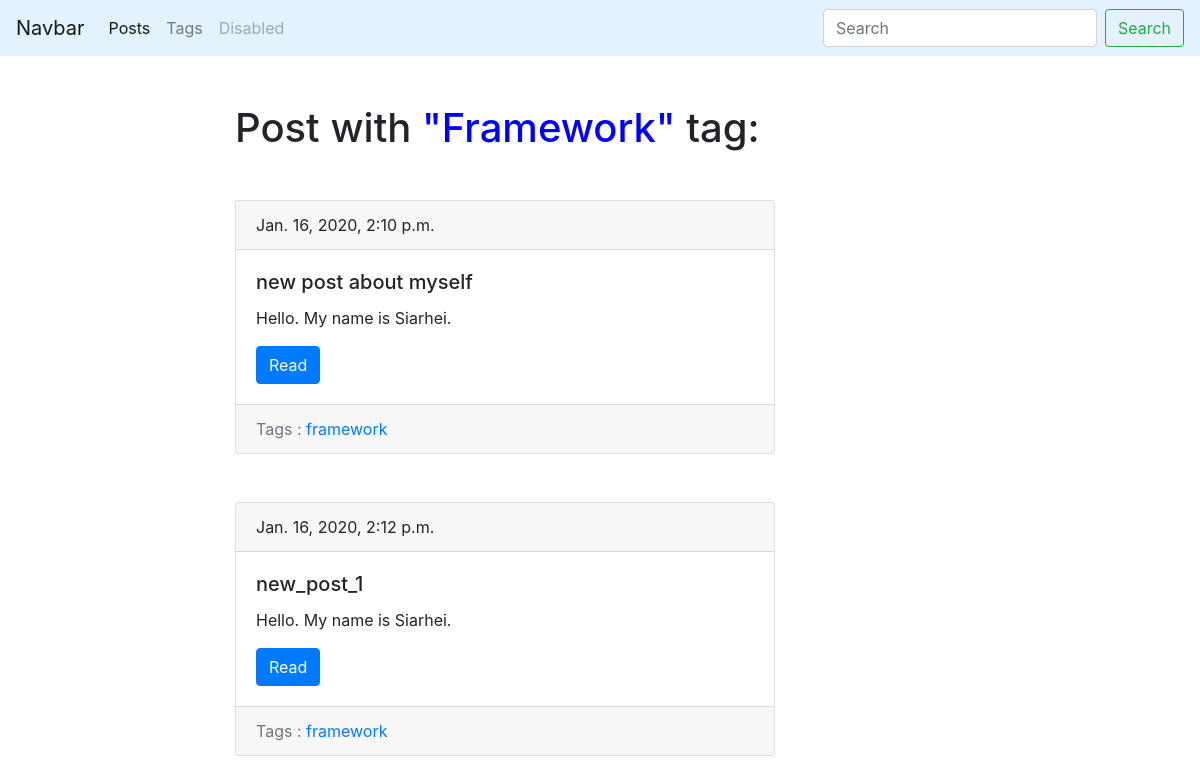
/blog/tag/framework/, run on an earlier commit of the app's database.
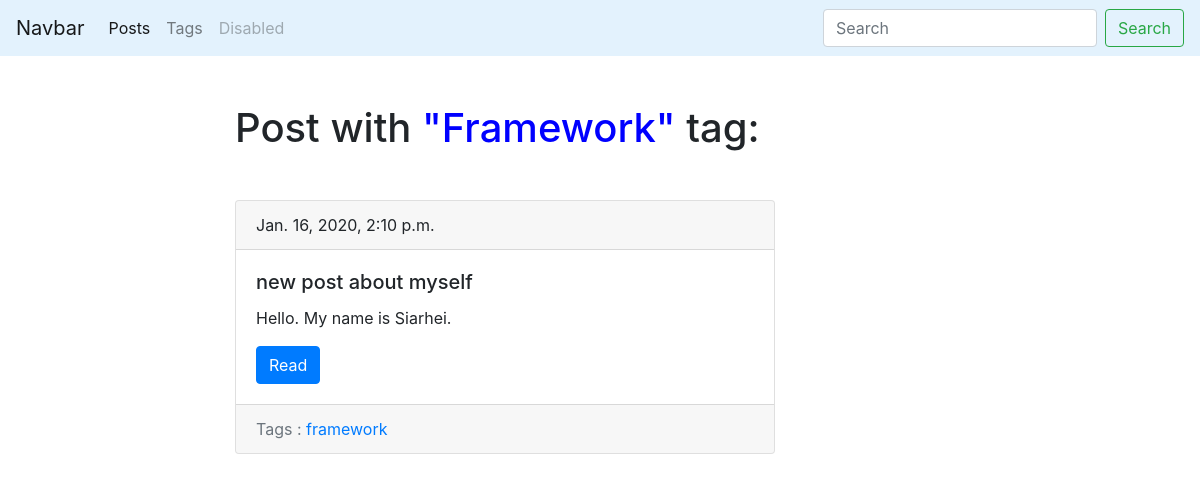
And on a later commit of the database.
### blog/models.py (models this page shows, shortened)
class Tag(models.Model):
    title = models.CharField(max_length = 50)
    slug = models.SlugField(max_length = 20, unique = True)
    def get_absolute_url(self):
        return reverse('tag_detail_url', kwargs = {'slug' : self.slug})

class Post(models.Model):
    title = models.CharField(max_length = 150, db_index = True)
    slug = models.SlugField(max_length = 150,blank = True,  unique = True)
    body = models.TextField(blank = True, db_index = True)
    date_pub = models.DateTimeField(auto_now_add = True)
    tags = models.ManyToManyField('Tag', blank = True, related_name = 'posts')
    def get_absolute_url(self):
        return reverse('post_detail_url', kwargs = {'slug' : self.slug})

### blog/views.py (the view)
# urls.py: path('tag/<str:slug>/', TagDetail.as_view(), name = 'tag_detail_url'),
class TagDetail(ObjectDetailMixin, View):
    model = Tag
    template = 'blog/tag_detail.html'

### blog/utils.py (called while the page is built)
    def get(self, requests, slug):
        obj = get_object_or_404(self.model, slug__iexact = slug)
        return render(requests, self.template,
        context = {self.model.__name__.lower() : obj, 'admin_object' : obj})

### blog/templates/blog/tag_detail.html (shortened to what this page needs)
{%extends 'blog/base_blog.html'%}
{%block content%}
    <h1 class="mb-5">Post with <div style='color:blue; display:inline-block; '>"{{tag.title|title}}"</div> tag:</h1>
        {%for post in tag.posts.all %}
           {%include 'blog/includes/post_card.html'%}
        {%endfor%}
{%endblock%}

### blog/templates/blog/base_blog.html (shortened to what this page needs)
{% extends 'base.html' %}

### templates/base.html (shortened to what this page needs)
{% load static %}
<!DOCTYPE html>
<html>
 <head>
   <link rel="stylesheet" href="https://stackpath.bootstrapcdn.com/bootstrap/4.4.1/css/bootstrap.min.css"
>
   <link rel="stylesheet" href="{% static 'css/style.css' %}">
 </head>
 <body>
    <nav class="navbar navbar-expand-lg navbar-light" style="background-color:#e3f2fd;">
        <a class="navbar-brand" href="#">Navbar</a>
        <div class="collapse navbar-collapse" id="navbarTogglerDemo02">
            <ul class="navbar-nav mr-auto mt-2 mt-lg-0">
                <li class="nav-item active">
                    <a class="nav-link" href="{% url 'posts_list_url' %}">Posts</a>
                </li>
                <li class="nav-item">
                    <a class="nav-link" href="{% url 'tags_list_url' %}">Tags</a>
                </li>
                <li class="nav-item">
                    <a class="nav-link disabled" href="#" tabindex="-1" aria-disabled="true">Disabled</a>
                </li>
            </ul>
            <form class="form-inline my-2 my-lg-0">
                <input class="form-control mr-sm-2" type="search" placeholder="Search">
                <button class="btn btn-outline-success my-2 my-sm-0" type="submit">Search</button>
            </form>
        </div>
        </nav>
        <div class="container mt-5">
            <div class="row">
                <div class="col-6 offset-md-2">
                {% block content %}{% endblock %}
                </div>
            </div>
        </div>
 </body>
</html>

### blog/templates/blog/includes/post_card.html
<div class="card mb-5">
    <div class="card-header">
    {{post.date_pub}}
    </div>
    <div class="card-body">
        <h5 class="card-title">{{post.title}}</h5>
        <p class="card-text">{{post.body|truncatewords:15}}</p>
        <a href="{{ post.get_absolute_url }}" class="btn btn-primary">Read</a>
    </div>
    <div class="card-footer text-muted">
        Tags :
        {% for tag in post.tags.all%}
            <a href="{{tag.get_absolute_url}}">{{tag.title}}</a>
        {%endfor%}
    </div>
</div>

What changed in the data, as far as the page shows it:
removed Post: date_pub "Jan. 16, 2020, 2:12 p.m.", title "new_post_1", body "Hello. My name is Siarhei.", Tag (title "framework")
